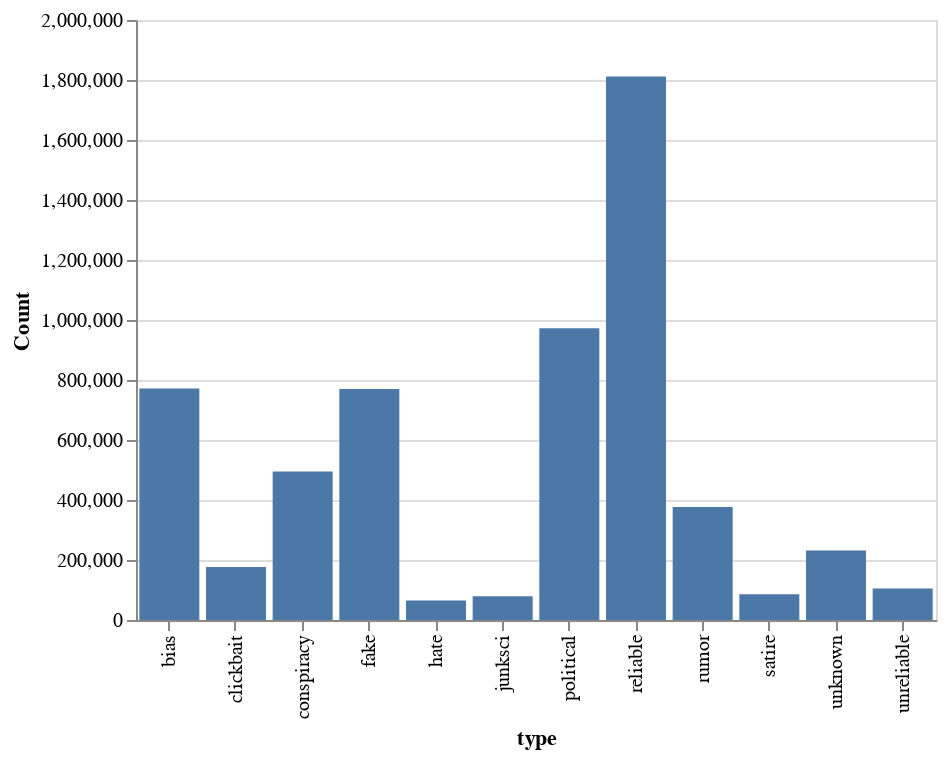

The notebook cell this image was saved under:
### Code cell
alt.Chart(data).mark_bar().encode(
    x = alt.X('x', axis=alt.Axis(title="type")),
    y = alt.Y('y', axis=alt.Axis(title="Count"))
)

### Figure 1 — Vega-Lite specification as saved in the notebook (floating-point values rounded to 4 significant figures)
{"$schema": "https://vega.github.io/schema/vega-lite/v3.2.1.json", "config": {"mark": {"tooltip": null}, "view": {"height": 300, "width": 400}}, "data": {"name": "data-8dcf6f683d28192137b4d4c2284e068f"}, "datasets": {"data-8dcf6f683d28192137b4d4c2284e068f": [{"x": "unknown", "y": 231301}, {"x": "junksci", "y": 79342}, {"x": "conspiracy", "y": 495402}, {"x": "fake", "y": 770287}, {"x": "unreliable", "y": 104657}, {"x": "hate", "y": 65264}, {"x": "clickbait", "y": 176403}, {"x": "rumor", "y": 376815}, {"x": "reliable", "y": 1811644}, {"x": "bias", "y": 771407}, {"x": "satire", "y": 85523}, {"x": "political", "y": 972283}]}, "encoding": {"x": {"axis": {"title": "type"}, "field": "x", "type": "nominal"}, "y": {"axis": {"title": "Count"}, "field": "y", "type": "quantitative"}}, "mark": "bar"}
